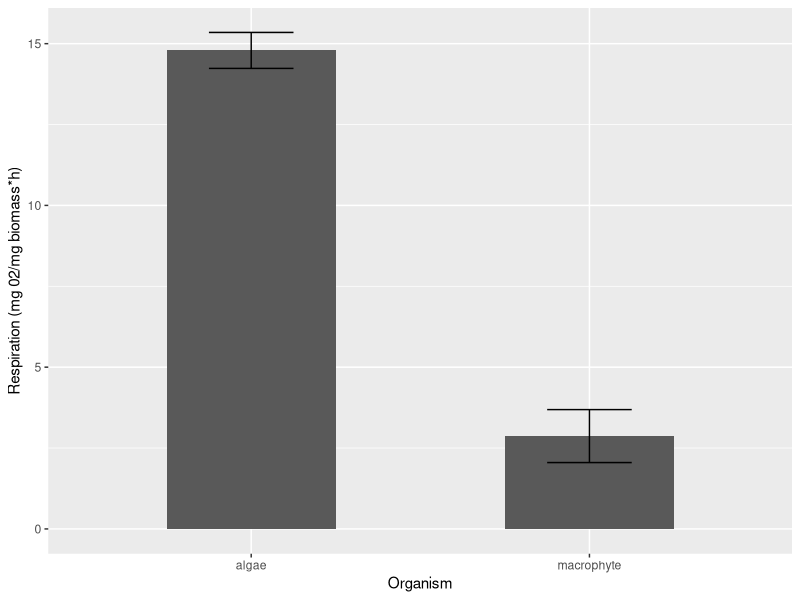

R code for this plot:
## ---- chunk 1
require(tidyverse)
require(lubridate)
## ---- chunk 2
photosynthesis_data <- read.csv(file = "photosynthesis_data.csv", header = T, sep = ",") %>%
  filter(bod_no != 22) %>%
  filter(bod_no != 99) %>%
  mutate(time_dark_initial = hm(time_dark_initial),
         time_dark_final = hm(time_dark_final),
         time_light_final = hm(time_light_final))
## ---- chunk 3
photosynthesis_calcs <- photosynthesis_data %>%
  mutate(delta_time_dark = as.numeric(as.duration(time_dark_final-time_dark_initial), "hours")) %>%
  mutate(delta_time_light = as.numeric(as.duration(time_light_final-time_dark_final), "hours")) %>%
  mutate(delta_do_dark = do_dark_final - do_dark_initial) %>%
  mutate(delta_do_light = do_light_final - do_dark_final) %>%
  mutate(respiration = (delta_do_dark/delta_time_dark)*0.330) %>%
  mutate(net_photosynthesis = (delta_do_light/delta_time_light)*0.330) %>%
  mutate(respiration_biomass = respiration/weight_g) %>%
  mutate(net_photosynthesis_biomass = net_photosynthesis/weight_g) %>%
  mutate(gross_photosynthesis = net_photosynthesis_biomass - respiration_biomass)
## ---- chunk 4
photosynthesis_summary <- photosynthesis_calcs %>%
  group_by(organism) %>%
  summarise(mean_respiration = mean(respiration_biomass),
            se_respiration = sd(respiration_biomass)/sqrt(n()),
            mean_gross_photosynthesis = mean(gross_photosynthesis),
            se_gross_photosynthesis = sd(gross_photosynthesis)/sqrt(n()))

## ---- chunk 5
plot1 <- ggplot() +
  geom_col(data = photosynthesis_summary,
           aes(x = organism, y = mean_gross_photosynthesis),
           width = 0.5) +
  geom_errorbar(data = photosynthesis_summary,
                aes(x = organism, ymin = mean_gross_photosynthesis - se_gross_photosynthesis, ymax = mean_gross_photosynthesis + se_gross_photosynthesis),
                width = 0.25) +
  xlab("Organism") +
  ylab("Respiration (mg 02/mg biomass*h)")

plot1

## ---- chunk 6
# get the algae and macrophyte data in 2 different data frames

algae <- photosynthesis_calcs %>%
  filter(organism == "algae")

macrophyte <- photosynthesis_calcs %>%
  filter(organism == "macrophyte")
## ---- chunk 7
test1 <- t.test(algae$gross_photosynthesis, macrophyte$gross_photosynthesis)

test1
